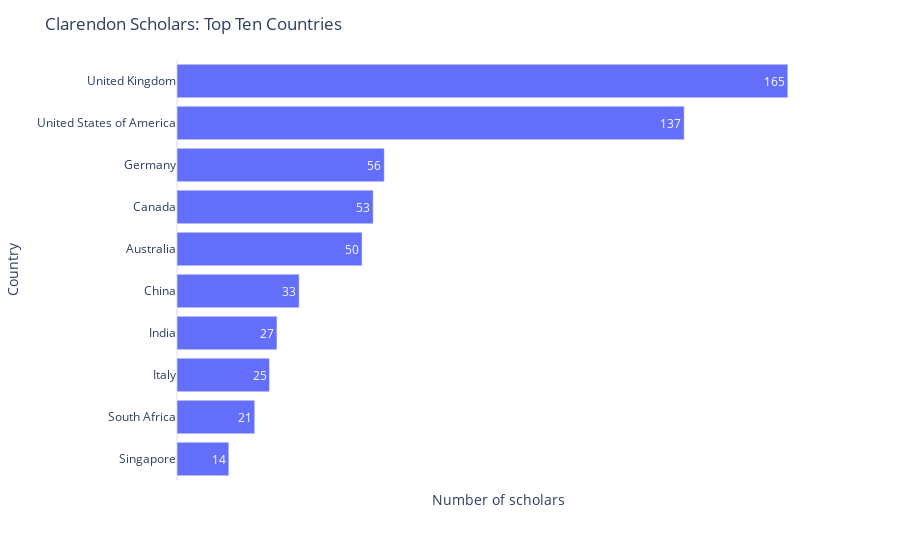

Notebook cell for this chart:
### Code cell
def create_barchart(df, ylabel, title):
    fig = px.bar(df, x=df.values, y=df.index, text=df.values, orientation="h")
    fig.update_traces(textposition='inside')
    fig.update_layout(uniformtext_minsize=8, uniformtext_mode='hide')
    fig.update_layout(
    title_text=title,
    xaxis={ "title": "Number of scholars",  "showticklabels": False, "showgrid":False},
    yaxis_title = ylabel,
    yaxis={"categoryorder": "total ascending"},
    template='plotly_white',

    )

    fig.show()
    
create_barchart(scholar_by_country, "Country", "Clarendon Scholars: Top Ten Countries")

### Figure 1 — Plotly figure (JSON) as saved in the notebook; plotly's stock layout.template omitted (floating-point values rounded to 4 significant figures)
{"data": [{"alignmentgroup": "True", "hovertemplate": "x=%{x}<br>index=%{y}<br>text=%{text}<extra></extra>", "legendgroup": "", "marker": {"color": "#636efa", "pattern": {"shape": ""}}, "name": "", "offsetgroup": "", "orientation": "h", "showlegend": false, "text": [165, 137, 56, 53, 50, 33, 27, 25, 21, 14], "textposition": "inside", "type": "bar", "x": [165, 137, 56, 53, 50, 33, 27, 25, 21, 14], "xaxis": "x", "y": ["United Kingdom", "United States of America", "Germany", "Canada", "Australia", "China", "India", "Italy", "South Africa", "Singapore"], "yaxis": "y"}], "layout": {"barmode": "relative", "legend": {"tracegroupgap": 0}, "margin": {"t": 60}, "title": {"text": "Clarendon Scholars: Top Ten Countries"}, "uniformtext": {"minsize": 8, "mode": "hide"}, "xaxis": {"anchor": "y", "domain": [0, 1], "showgrid": false, "showticklabels": false, "title": {"text": "Number of scholars"}}, "yaxis": {"anchor": "x", "categoryorder": "total ascending", "domain": [0, 1], "title": {"text": "Country"}}}}
